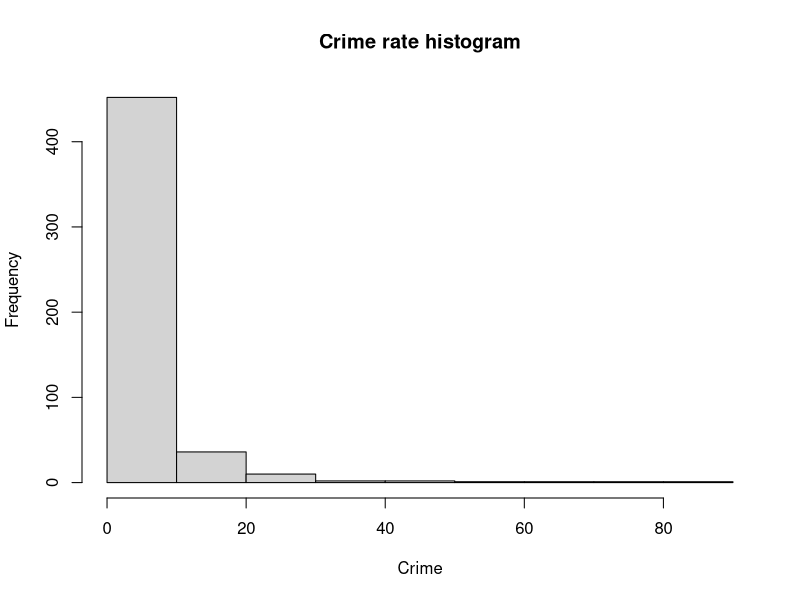
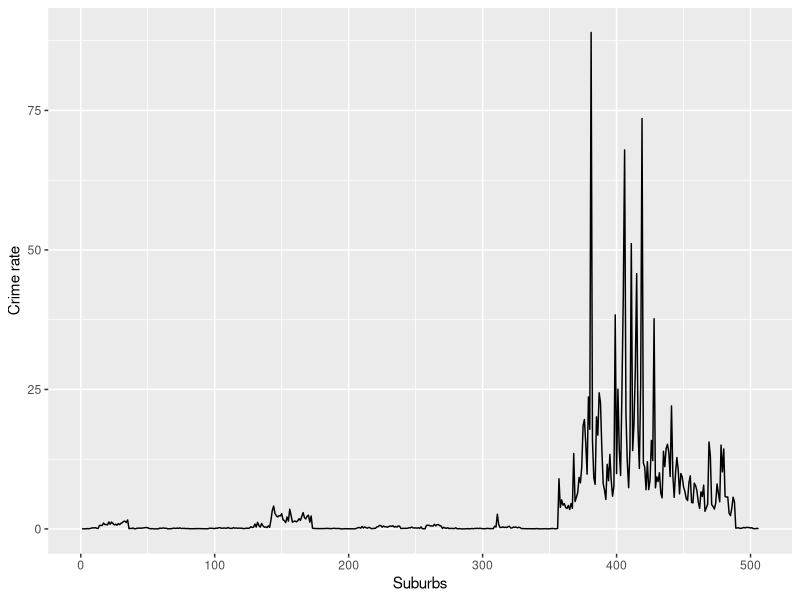
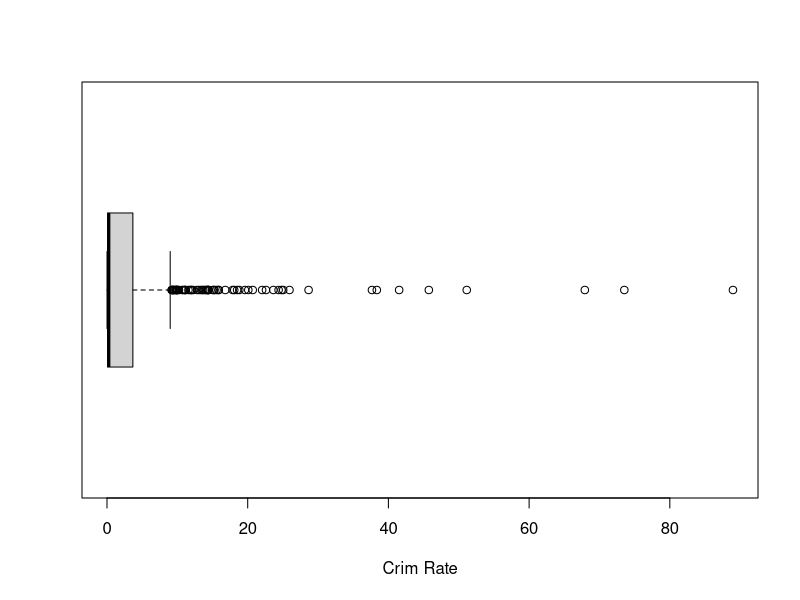
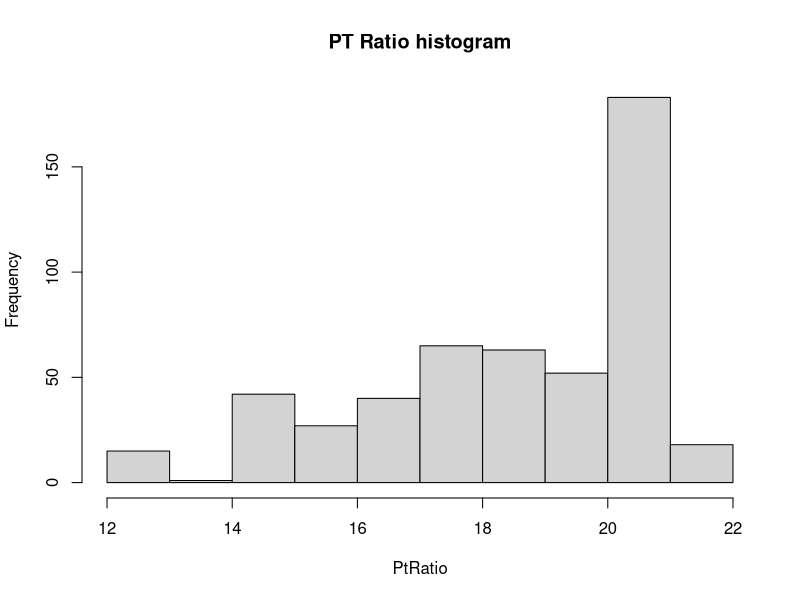
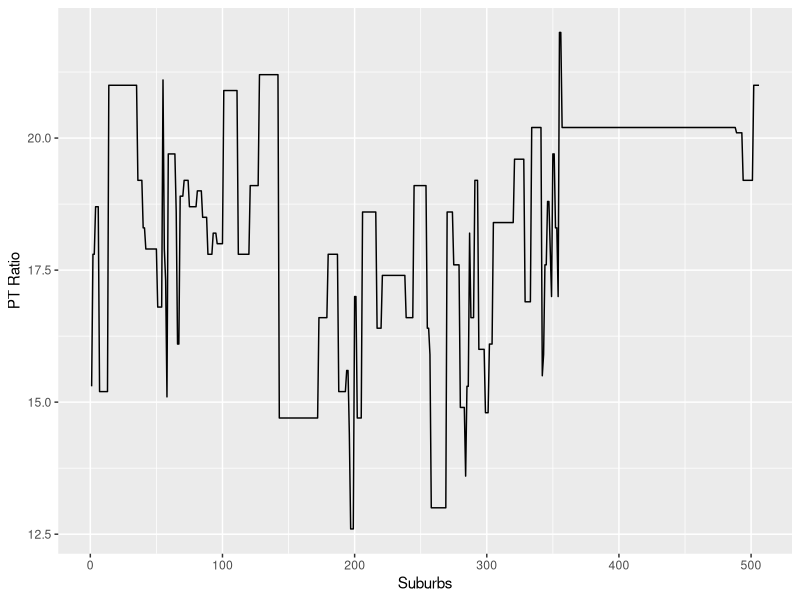
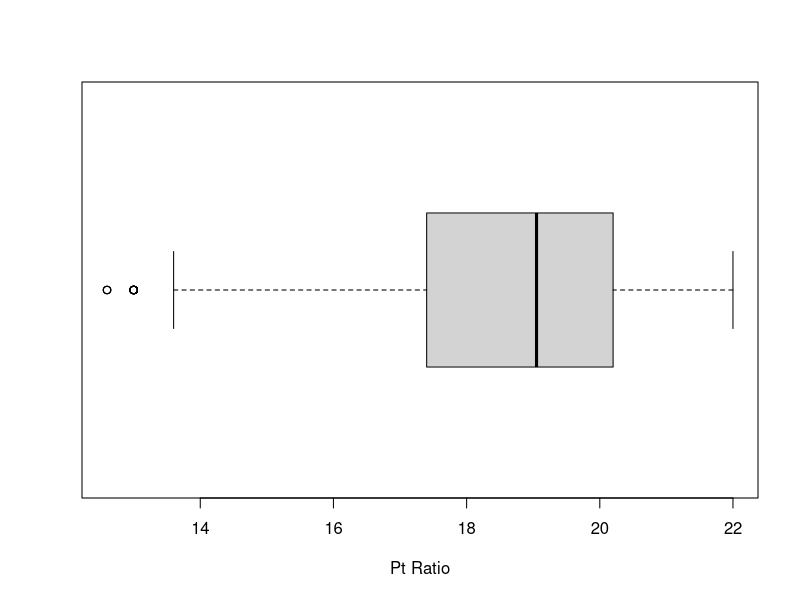
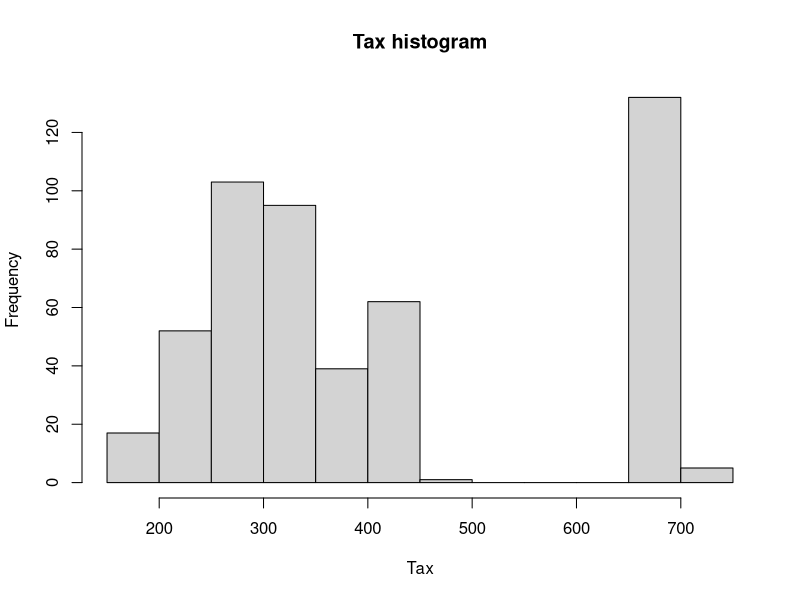
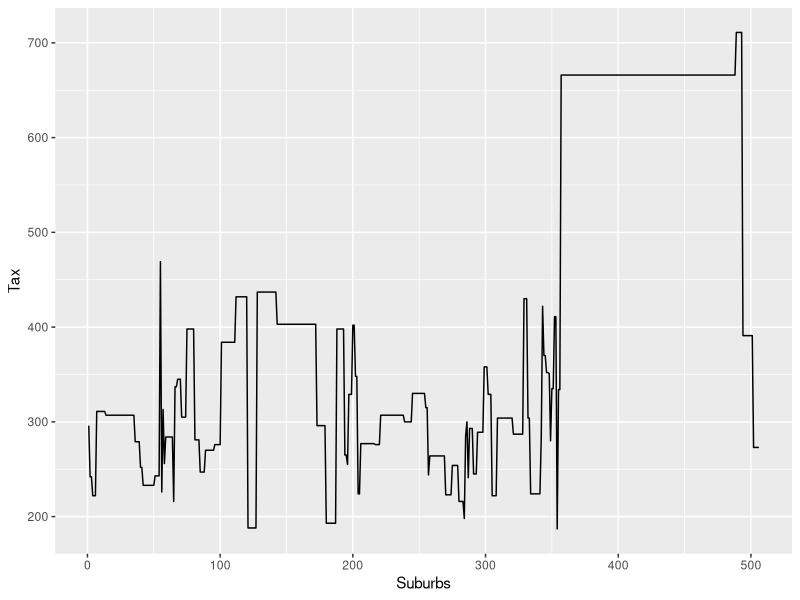

Write R code to recreate these figures, in order.
library(MASS);
library(ggplot2);
head(Boston);

# get the feature names
featureNames = names(Boston)[-1];

# format the feature names as '+' separated values
formatedFeatureNames = paste(featureNames, collapse = "+");

# build the linear model formula
linearModelFormula = paste("crim ~ ", formatedFeatureNames, sep="");

fit = lm(formula = linearModelFormula, data = Boston);

fit

## CRime rate boston
summary(Boston$crim);
x11();
#jpeg("Crime rate histogram");
hist(Boston$crim, xlab="Crime", main="Crime rate histogram");
#dev.off();

x11();
xValues = seq(from = 1, to= length(Boston$crim), by=1);
#jpeg("Suburbs");
qplot(xValues, Boston$crim, geom="line", xlab="Suburbs", ylab="Crime rate");
#dev.off();

x11();
#jpeg("Crime Rate");
boxplot(Boston$crim, xlab="Crim Rate", horizontal=TRUE);
#dev.off();

# lower half
sub1 = subset(Boston, crim <=  quantile(Boston$crim, c(0.85)));

# upper half
sub2 = subset(Boston, crim > quantile(Boston$crim, c(0.85)));

summary(sub1);
summary(sub2);

summary(Boston$ptratio);
x11();
#jpeg("Crime rate histogram");
hist(Boston$ptratio, xlab="PtRatio", main="PT Ratio histogram");
#dev.off();

x11();
xValues = seq(from = 1, to= length(Boston$ptratio), by=1);
#jpeg("Suburbs");
qplot(xValues, Boston$ptratio, geom="line", xlab="Suburbs", ylab="PT Ratio");
#dev.off();

x11();
#jpeg("Crime Rate");
boxplot(Boston$ptratio, xlab="Pt Ratio", horizontal=TRUE);

# lower half
sub1 = subset(Boston, ptratio <=  quantile(Boston$ptratio, c(0.85)));

# upper half
sub2 = subset(Boston, ptratio > quantile(Boston$ptratio, c(0.85)));

summary(sub1);
summary(sub2);

summary(Boston$tax);
x11();
#jpeg("Crime rate histogram");
hist(Boston$tax, xlab="Tax", main="Tax histogram");
#dev.off();

x11();
xValues = seq(from = 1, to= length(Boston$tax), by=1);
#jpeg("Suburbs");
qplot(xValues, Boston$tax, geom="line", xlab="Suburbs", ylab="Tax");
#dev.off();

x11();
#jpeg("Crime Rate");
boxplot(Boston$tax, xlab="Tax", horizontal=TRUE);

# lower half
sub1 = subset(Boston, tax <=  quantile(Boston$tax, c(0.85)));

# upper half
sub2 = subset(Boston, tax > quantile(Boston$tax, c(0.85)));

summary(sub1);
summary(sub2);

sub1 = subset(Boston, rm > 7);
print(paste("Suburbs with more than 7 rooms per dwelling:", dim(sub1)[1]));
sub2 = subset(Boston, rm > 8);
print(paste("Suburbs with more than 8 rooms per dwelling: ", dim(sub2)[1]));